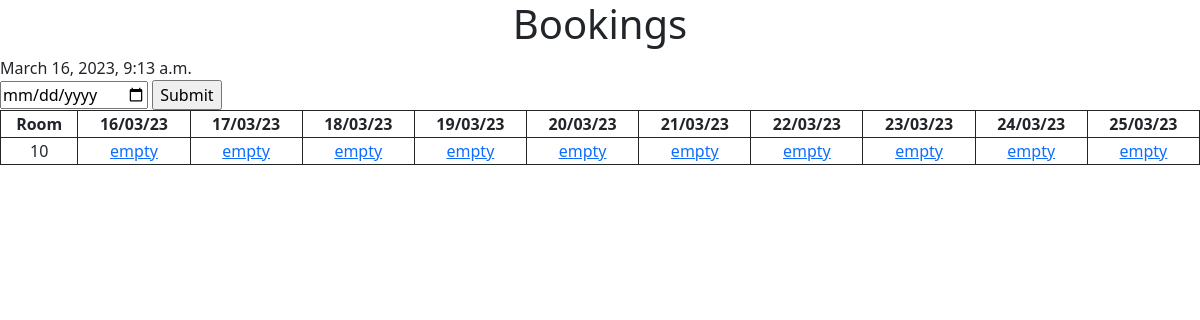
The app's page /, older data.
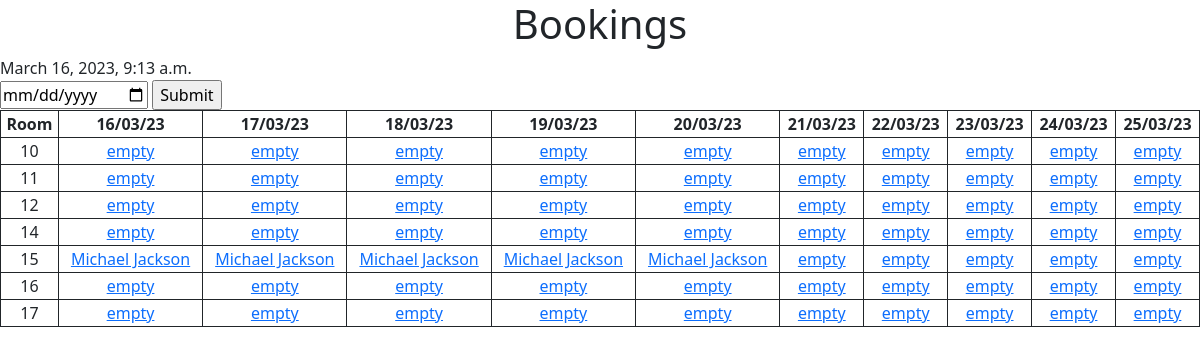
The same page, newer data.
### bookings/models.py (models this page shows)
class Room(models.Model):
    identifier = models.CharField(max_length=8)
    occupancy = models.IntegerField()
    def __str__(self):
        return self.identifier

class Booking(models.Model):
    main_guest = models.ForeignKey(Guest, on_delete=models.CASCADE)
    room = models.ForeignKey(Room, on_delete=models.CASCADE, blank=True, default=None)
    total_guests = models.IntegerField()
    rate = models.DecimalField(max_digits=6, decimal_places=2)
    check_in = models.DateTimeField('check-in', default=timezone.now)
    check_out = models.DateTimeField('check-out', default=timezone.now() + datetime.timedelta(days=1))
    def __str__(self):
        return f'{self.main_guest}'

class Guest(models.Model):
    first_name = models.CharField(max_length=50)
    last_name = models.CharField(max_length=50, blank=True)
    tel_number = models.CharField(max_length=12, blank=True)
    email = models.EmailField(max_length=254, blank=True)
    def __str__(self):
        if self.last_name:
            return f'{self.first_name} {self.last_name}'
        else:
            return f'{self.first_name}'

### bookings/views.py (the view)
# urls.py: path('', views.index, name='index'),
def index(request):
    if request.method == 'POST':
        date = request.POST.get('date')
        date_check = datetime.fromisoformat(date).replace(tzinfo=AMSTERDAM)
    else:
        date_check = timezone.now()
    booking_list = []
    dates = ['Room']
    rooms = Room.objects.all()
    bookings = Booking.objects.filter(check_in__range=(date_check - timedelta(days=14), date_check + timedelta(days=14)))
    date_check_header = date_check
    for i in range(DAYCOUNT):
        dates.append(date_check_header.strftime('%d/%m/%y'))
        date_check_header += timedelta(days=1)
    for room_nr in rooms:
        booking_list.append([room_nr])
    for room_row in booking_list:
        d = date_check
        for i in range(DAYCOUNT):
            room_row.append(d.strftime('%d%m%y'))
            d += timedelta(days=1)
    for row in booking_list:
        bookings_per_room = bookings.filter(room=row[0])
        if bookings_per_room:
            for day in row:
                for booking in bookings_per_room:
                    date_check_booking = date_check
                    for i , j in enumerate(range(DAYCOUNT), 1):
                        if booking.check_in <= date_check_booking <= booking.check_out:
                            row[i] = booking
                            date_check_booking += timedelta(days=1)
                        else:
                            date_check_booking += timedelta(days=1)
    return render(request, 'bookings/index.html',
                  {'booking_list': booking_list,
                   'dates' : dates,
                   'date_check': date_check})

### bookings/templates/bookings/index.html (shortened to what this page needs)
{% extends 'bookings/header.html' %}
{% block content %}
<h1>Bookings</h1>
{{date_check}}
<form action="" method="post">
  <input type="date" name="date">
  <input type="submit" value="Submit">
</form>
  <table>
    <tr>
      {% for date in dates %}
        <th>{{ date }}</th>
      {% endfor %}
    </tr>
      {% if booking_list %}
        {% for room in booking_list %}
          <tr>
              {% for booking in room %}
                {% if booking.pk %}
                  {% if booking.identifier %}
                    <td>{{ booking }}</td>
                  {% else %}
                    <td><a href="detail/{{booking.pk}}">{{ booking }}</a></td>
                  {% endif %}
                {% else %}
                  <td><a href="new_booking/{{room.0.pk}}/{{booking}}">empty</a></td>
                {% endif %}
              {% endfor %}
          </tr>
        {% endfor %}
      {% endif %}
  </table>
{% endblock %}

Row changes from the older to the newer data that the page shows:
added Room: identifier "11"
added Room: identifier "12"
added Room: identifier "14"
added Room: identifier "15"
added Booking: main_guest.first_name "Michael Jackson"
added Room: identifier "16"
added Room: identifier "17"
